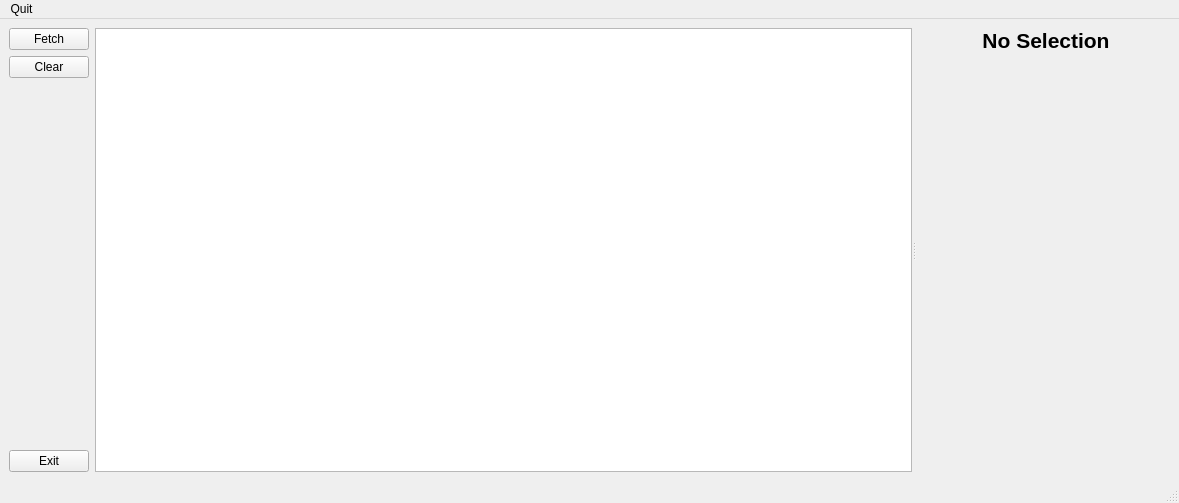
<?xml version="1.0" encoding="UTF-8"?>
<ui version="4.0">
 <class>MainWindow</class>
 <widget class="QMainWindow" name="MainWindow">
  <property name="geometry">
   <rect>
    <x>0</x>
    <y>0</y>
    <width>1179</width>
    <height>503</height>
   </rect>
  </property>
  <property name="windowTitle">
   <string>MainWindow</string>
  </property>
  <widget class="QWidget" name="centralwidget">
   <layout class="QGridLayout" name="gridLayout">
    <item row="0" column="0">
     <layout class="QVBoxLayout" name="verticalLayout">
      <item>
       <widget class="QPushButton" name="buttonFetch">
        <property name="text">
         <string>Fetch</string>
        </property>
       </widget>
      </item>
      <item>
       <widget class="QPushButton" name="buttonClear">
        <property name="text">
         <string>Clear</string>
        </property>
       </widget>
      </item>
      <item>
       <spacer name="verticalSpacer">
        <property name="orientation">
         <enum>Qt::Vertical</enum>
        </property>
        <property name="sizeHint" stdset="0">
         <size>
          <width>20</width>
          <height>40</height>
         </size>
        </property>
       </spacer>
      </item>
      <item>
       <widget class="QPushButton" name="buttonExit">
        <property name="text">
         <string>Exit</string>
        </property>
       </widget>
      </item>
     </layout>
    </item>
    <item row="0" column="1">
     <widget class="QSplitter" name="splitter_2">
      <property name="orientation">
       <enum>Qt::Horizontal</enum>
      </property>
      <widget class="QTableView" name="tableView"/>
      <widget class="QSplitter" name="splitter">
       <property name="orientation">
        <enum>Qt::Vertical</enum>
       </property>
      </widget>
     </widget>
    </item>
    <item row="0" column="2">
     <layout class="QVBoxLayout" name="verticalLayout_2">
      <item>
       <widget class="QLabel" name="label">
        <property name="font">
         <font>
          <pointsize>16</pointsize>
          <weight>75</weight>
          <bold>true</bold>
         </font>
        </property>
        <property name="text">
         <string>No Selection</string>
        </property>
        <property name="alignment">
         <set>Qt::AlignCenter</set>
        </property>
       </widget>
      </item>
      <item>
       <spacer name="verticalSpacer_2">
        <property name="orientation">
         <enum>Qt::Vertical</enum>
        </property>
        <property name="sizeHint" stdset="0">
         <size>
          <width>248</width>
          <height>13</height>
         </size>
        </property>
       </spacer>
      </item>
      <item>
       <layout class="QVBoxLayout" name="vLayout">
        <item>
         <widget class="QWidget" name="widget" native="true">
          <property name="minimumSize">
           <size>
            <width>0</width>
            <height>300</height>
           </size>
          </property>
         </widget>
        </item>
       </layout>
      </item>
     </layout>
    </item>
   </layout>
  </widget>
  <widget class="QMenuBar" name="menubar">
   <property name="geometry">
    <rect>
     <x>0</x>
     <y>0</y>
     <width>1179</width>
     <height>30</height>
    </rect>
   </property>
   <widget class="QMenu" name="menuQuit">
    <property name="title">
     <string>Quit</string>
    </property>
   </widget>
   <addaction name="menuQuit"/>
  </widget>
  <widget class="QStatusBar" name="statusbar"/>
 </widget>
 <resources/>
 <connections>
  <connection>
   <sender>menubar</sender>
   <signal>triggered(QAction*)</signal>
   <receiver>MainWindow</receiver>
   <slot>close()</slot>
   <hints>
    <hint type="sourcelabel">
     <x>27</x>
     <y>17</y>
    </hint>
    <hint type="destinationlabel">
     <x>25</x>
     <y>87</y>
    </hint>
   </hints>
  </connection>
 </connections>
</ui>
